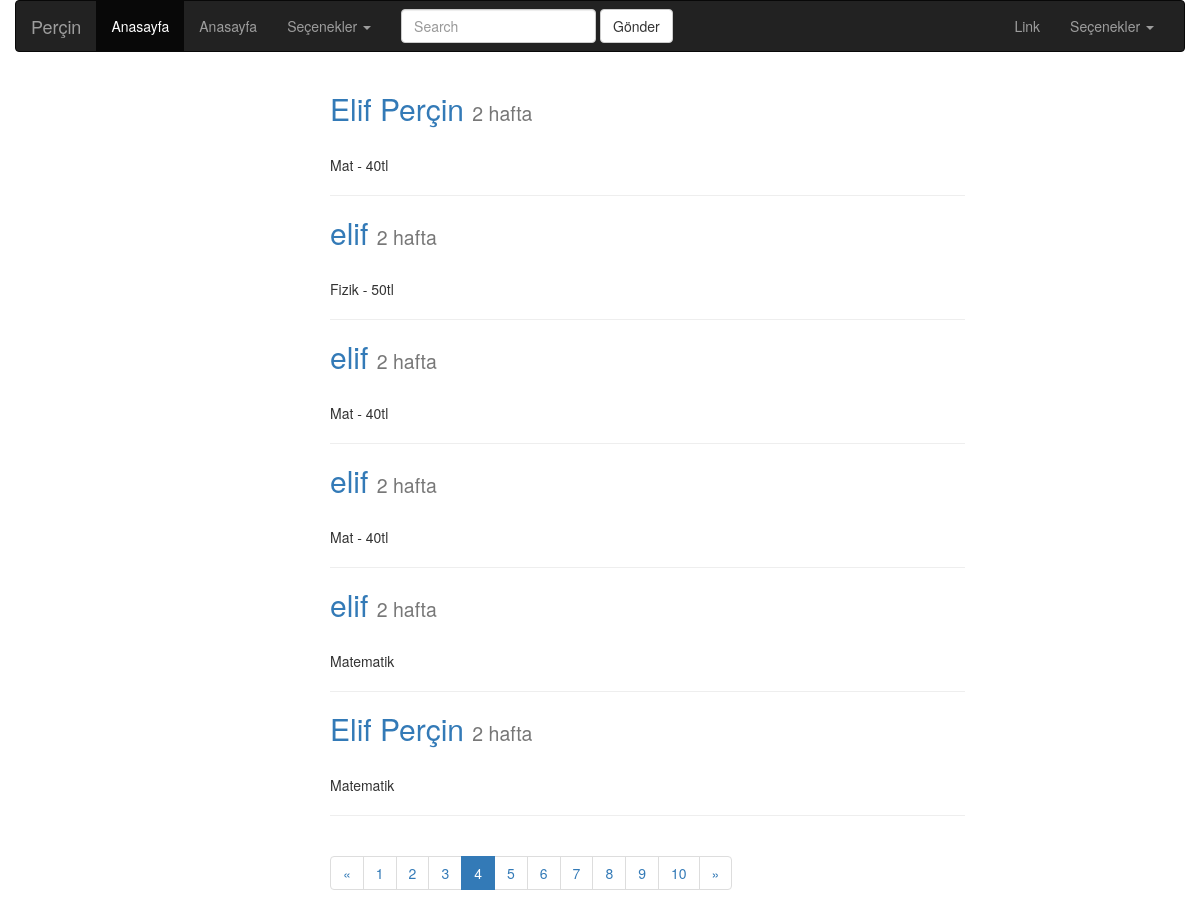
The app's page /hesap/?page=4 with its own data.
### hesap/models.py (models this page shows, shortened)
class Post(models.Model):
    title = models.CharField(max_length=250, blank=False, verbose_name='Ad ve Soyad Giriniz')
    ders = models.ForeignKey(to=Dersler, null=True, blank=False, verbose_name='Dersler',on_delete=models.CASCADE)
    icerik = models.ManyToManyField(Ogretmen, verbose_name='Öğretmen', help_text='Öğretmen Seçiniz')
    draft = models.BooleanField(default=False, verbose_name='Taslak olusturulsun mu?')
    img=models.ImageField(blank=True,verbose_name='Resim')
    created_date = models.DateTimeField(auto_now_add=True)  # sadece ilk oluşturulduğunda
    updated_date = models.DateTimeField(auto_now=True)  # her kayıt işleminde
    Tarih = models.DateTimeField(default=datetime.now() + timedelta(days=30))
    class Meta:
        verbose_name_plural = 'Gönderiler'
        ordering = ['created_date']  # oluşturulan zamana göre sıralama yapar

class Dersler(models.Model):
    ders_adi = models.CharField(max_length=100, default='', verbose_name='Ders Adi')
    kategori = models.ManyToManyField(Category, verbose_name='Ders', help_text='Ders seçiniz')
    class Meta:
        verbose_name_plural = 'Dersler'
    def __str__(self):
        return self.ders_adi

### hesap/views.py (the view)
def post_list(request):
    hesap_list = Post.objects.all()
    page=request.GET.get('page',1)
    paginator=Paginator(hesap_list,6)
    try:
        hesap_list=paginator.page(page)
    except EmptyPage :
        hesap_list=paginator.page(paginator.num_pages)
    except PageNotAnInteger :
        hesap_list=paginator.page(1)
    return render(request, 'hesap/post_list.html', context={'post_list': hesap_list})

### templates/hesap/post_list.html (shortened to what this page needs)
{% extends 'base.html' %}
{% load static %}
{% block icerik %}
    <div class="col-lg-7 col-lg-offset-3">
   {% for post in post_list %}
        <h2><a href="{% url 'hesap:post_detail' post.pk %} " >{{ post.title }}</a>
        <small> {{ post.created_date | timesince }}</small>
         </h2>
    <br>
        <p> {{post.ders}} </p>
    <hr>
   {% endfor %}
    {% if post_list.has_other_pages %}
        <ul class="pagination">
          {% if post_list.has_previous %}
              <li><a href="?page={{ post_list.previous_page_number }}">&laquo;</a></li>
          {% else %}
              <li class="disabled"><span>&laquo;</span></li>
          {% endif %}
          {% for i in post_list.paginator.page_range  %}
              {% if post_list.number == i %}
                  <li class="active"><span>{{ i }}<span class="sr-only">(current)</span></span> </li>
              {% else %}
                  <li><a href="?page={{ i }}">{{ i }}</a></li>
              {% endif %}
          {% endfor %}
          {% if post_list.has_next %}
              <li><a href="?page={{ post_list.next_page_number }}" >&raquo;</a></li>
          {% else %}
              <li class="disabled"><span>&raquo;</span></li>
          {% endif %}
        </ul>
    {% endif %}
{% endblock %}

### records on screen
Post: title "Elif Perçin", created_date "2 hafta", ders "Mat - 40tl"
Post: title "elif", created_date "2 hafta", ders "Fizik - 50tl"
Post: title "elif", created_date "2 hafta", ders "Mat - 40tl"
Post: title "elif", created_date "2 hafta", ders "Mat - 40tl"
Post: title "elif", created_date "2 hafta", ders "Matematik"
Post: title "Elif Perçin", created_date "2 hafta", ders "Matematik"

### other values on screen
{{ i }} "1" "2" "3" "5" "6" "7" "8" "9" "10"
{{ i }} "4"
